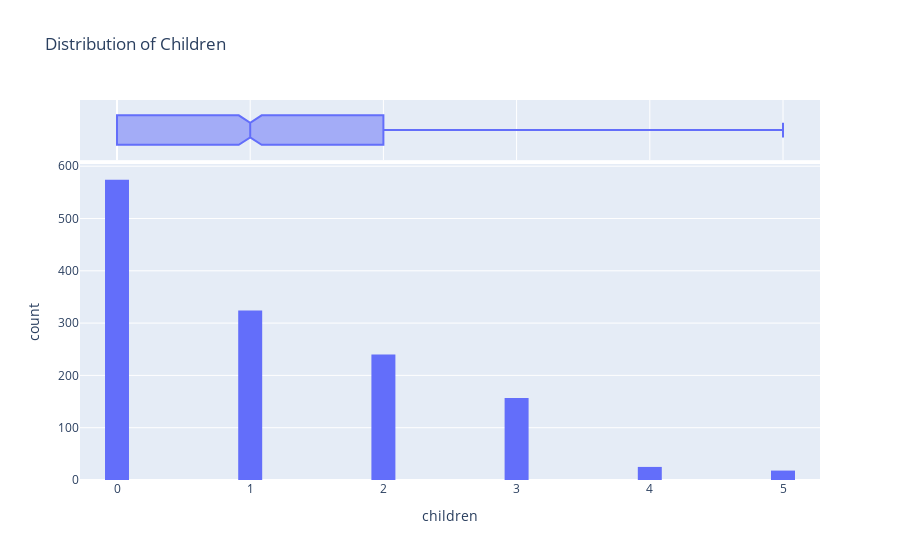

The code cell stored with this chart in its notebook:
### Code cell
fig = px.histogram(
    medical_charges,
    x = 'children',
    marginal ='box',
    nbins = 47,
    title = 'Distribution of Children'
)

fig.update_layout(bargap=0.1)
fig.show()

### Figure 1 — Plotly figure (JSON) as saved in the notebook; plotly's stock layout.template omitted (floating-point values rounded to 4 significant figures; data arrays with more than 128 entries replaced by an {"elided": "..."} marker saying what was removed)
{"data": [{"bingroup": "x", "hovertemplate": "children=%{x}<br>count=%{y}<extra></extra>", "legendgroup": "", "marker": {"color": "#636efa", "pattern": {"shape": ""}}, "name": "", "nbinsx": 47, "orientation": "v", "showlegend": false, "type": "histogram", "x": {"elided": "1338 int values"}, "xaxis": "x", "yaxis": "y"}, {"hovertemplate": "children=%{x}<extra></extra>", "legendgroup": "", "marker": {"color": "#636efa"}, "name": "", "notched": true, "showlegend": false, "type": "box", "x": {"elided": "1338 int values"}, "xaxis": "x2", "yaxis": "y2"}], "layout": {"bargap": 0.1, "barmode": "relative", "legend": {"tracegroupgap": 0}, "title": {"text": "Distribution of Children"}, "xaxis": {"anchor": "y", "domain": [0, 1], "title": {"text": "children"}}, "xaxis2": {"anchor": "y2", "domain": [0, 1], "matches": "x", "showgrid": true, "showticklabels": false}, "yaxis": {"anchor": "x", "domain": [0, 0.8316], "title": {"text": "count"}}, "yaxis2": {"anchor": "x2", "domain": [0.8416, 1], "matches": "y2", "showgrid": false, "showline": false, "showticklabels": false, "ticks": ""}}}
